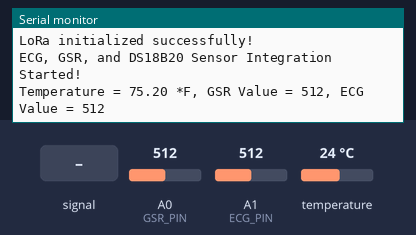
Simulated run of this sketch. Board: Arduino Uno, built with avr-gcc and run on an emulated ATmega328P. Shown: the last lines printed to the serial monitor. The test bench sets the inputs (shaded band); at power-on: temperature 24 °C, A0 (GSR_PIN) = 512, A1 (ECG_PIN) = 512. No radio packets arrive unless stated.

Above: at 6.6 s.
6.7 s: A1 (ECG_PIN) fed a 200 Hz sine of ±81 counts around its level
At 12.8 s:
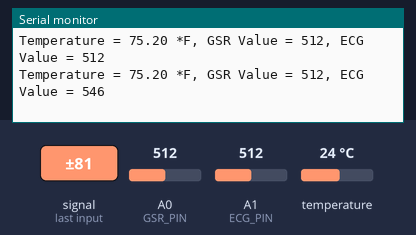
13.2 s: temperature set to 12 °C
At 19.4 s:
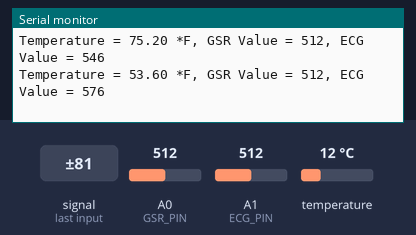
19.7 s: A0 (GSR_PIN) set to 716
At 24.8 s:
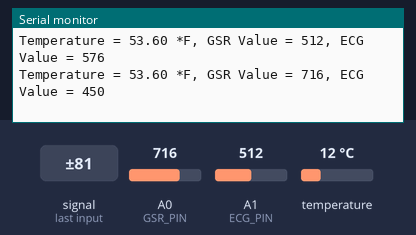
26.2 s: A1 (ECG_PIN) set to 716
At 31.4 s:
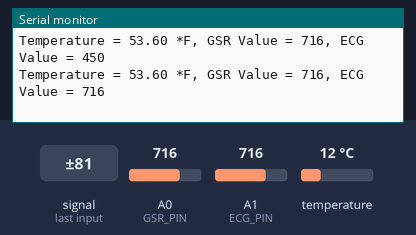
32.7 s: A1 (ECG_PIN) fed a 1000 Hz sine of ±255 counts around its level
At 36.8 s:
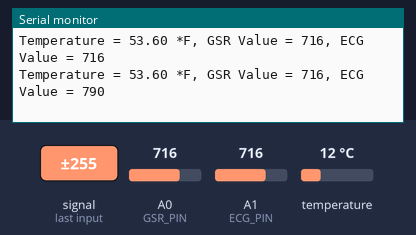
39.2 s: temperature set to 19 °C
At 42.1 s:
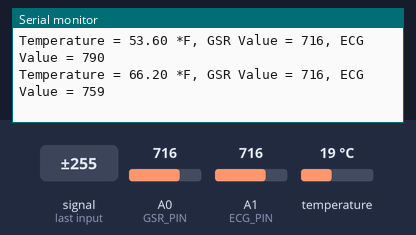
Timing chart, 0 to 43.6 s (numbered marks = the images above; inputs shaded):
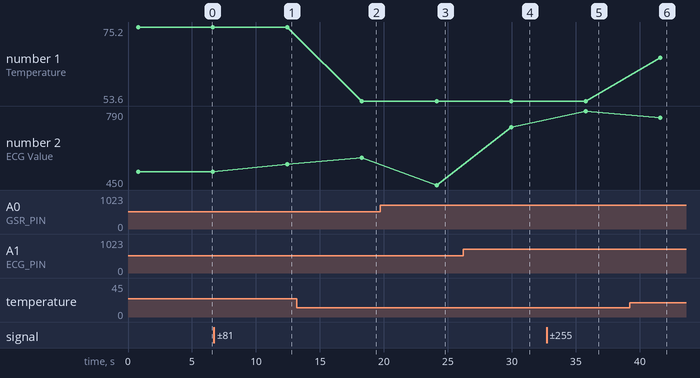

The sketch:

lora_sender.ino
```cpp
#include <SPI.h>
#include <LoRa.h>
#include <OneWire.h>
#include <DallasTemperature.h>

// DS18B20 setup
#define DS18B20_PIN 4
OneWire oneWire(DS18B20_PIN);
DallasTemperature DBT(&oneWire);

// GSR sensor setup
#define GSR_PIN A0
int gsrValue = 0;

// ECG sensor setup
#define ECG_PIN A1
int ecgValue = 0;

// LoRa module pins
#define ss 10
#define miso 12
#define rst 9
#define sck 13
#define mosi 11
#define dio0 2

int counter = 0;

void setup() {
  // Initialize Serial Monitor
  Serial.begin(115200);

  // Initialize DS18B20 sensor
  DBT.begin();

  // Initialize LoRa module
  Serial.println("Initializing LoRa...");
  LoRa.setPins(ss, rst, dio0);
  if (!LoRa.begin(866E6)) {
    Serial.println("LoRa initialization failed! Check connections.");
    while (1); // Halt if initialization fails
  }
  LoRa.setSyncWord(0xF3);
  Serial.println("LoRa initialized successfully!");

  Serial.println("ECG, GSR, and DS18B20 Sensor Integration Started!");
}

void loop() {
  // Read GSR sensor value
  gsrValue = analogRead(GSR_PIN);

  // Read ECG sensor value
  ecgValue = analogRead(ECG_PIN);

  // Request temperature from DS18B20
  DBT.requestTemperatures();
  float temperature = DBT.getTempFByIndex(0);

  if (temperature == DEVICE_DISCONNECTED_C) {
    Serial.println("Error: DS18B20 sensor not detected!");
    delay(2000); // Retry after a delay
    return;
  }

  // Log sensor data to Serial Monitor
  Serial.print("Temperature = ");
  Serial.print(temperature);
  Serial.print(" *F, GSR Value = ");
  Serial.print(gsrValue);
  Serial.print(", ECG Value = ");
  Serial.println(ecgValue);

  // Transmit data over LoRa
  LoRa.beginPacket();
  LoRa.print("Temperature = ");
  LoRa.print(temperature);
  LoRa.print(" *F, GSR Value = ");
  LoRa.print(gsrValue);
  LoRa.print(", ECG Value = ");
  LoRa.print(ecgValue);
  LoRa.endPacket();

  counter++;
  delay(5000); // Delay between transmissions
}
```

Measured:
- after the input at 6.7 s, the serial monitor: prints a new line after 5.8 s (image 1)
- after the input at 13.2 s, the serial monitor: prints a new line after 5.1 s (image 2)
- after the input at 19.7 s, the serial monitor: prints a new line after 4.4 s (image 3)
- after the input at 26.2 s, the serial monitor: prints a new line after 3.7 s (image 4)
- after the input at 32.7 s, the serial monitor: prints a new line after 3.1 s (image 5)
- after the input at 39.2 s, the serial monitor: prints a new line after 2.4 s (image 6)
- plotted number 1: 75.2 → 53.6 after the input at 13.2 s, 53.6 → 66.2 after the input at 39.2 s
- plotted number 2: 512 → 546 after the input at 6.7 s, 716 → 790 after the input at 32.7 s
